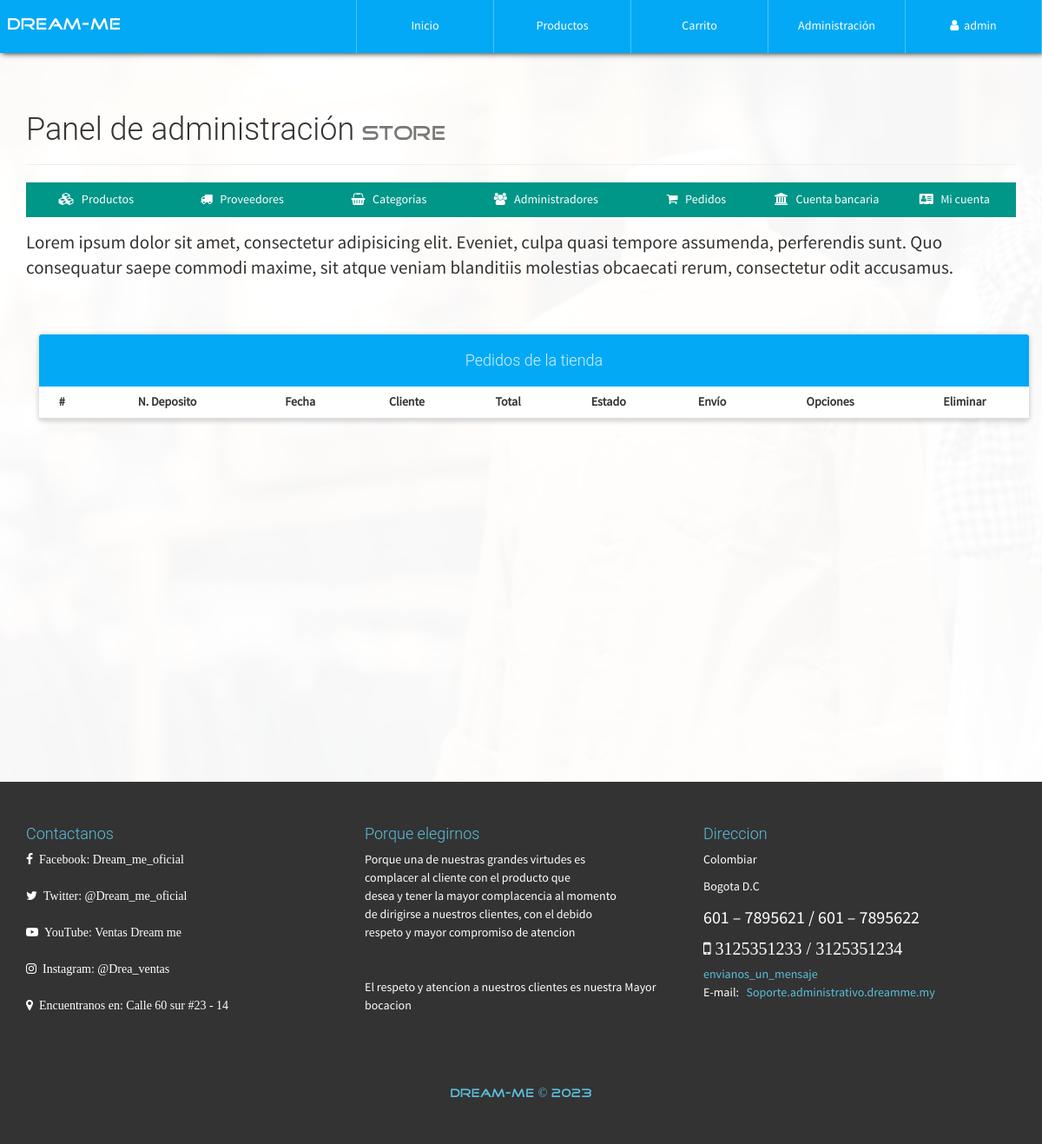
Page /configAdmin.php?view=order (signed in) on the earlier database version.
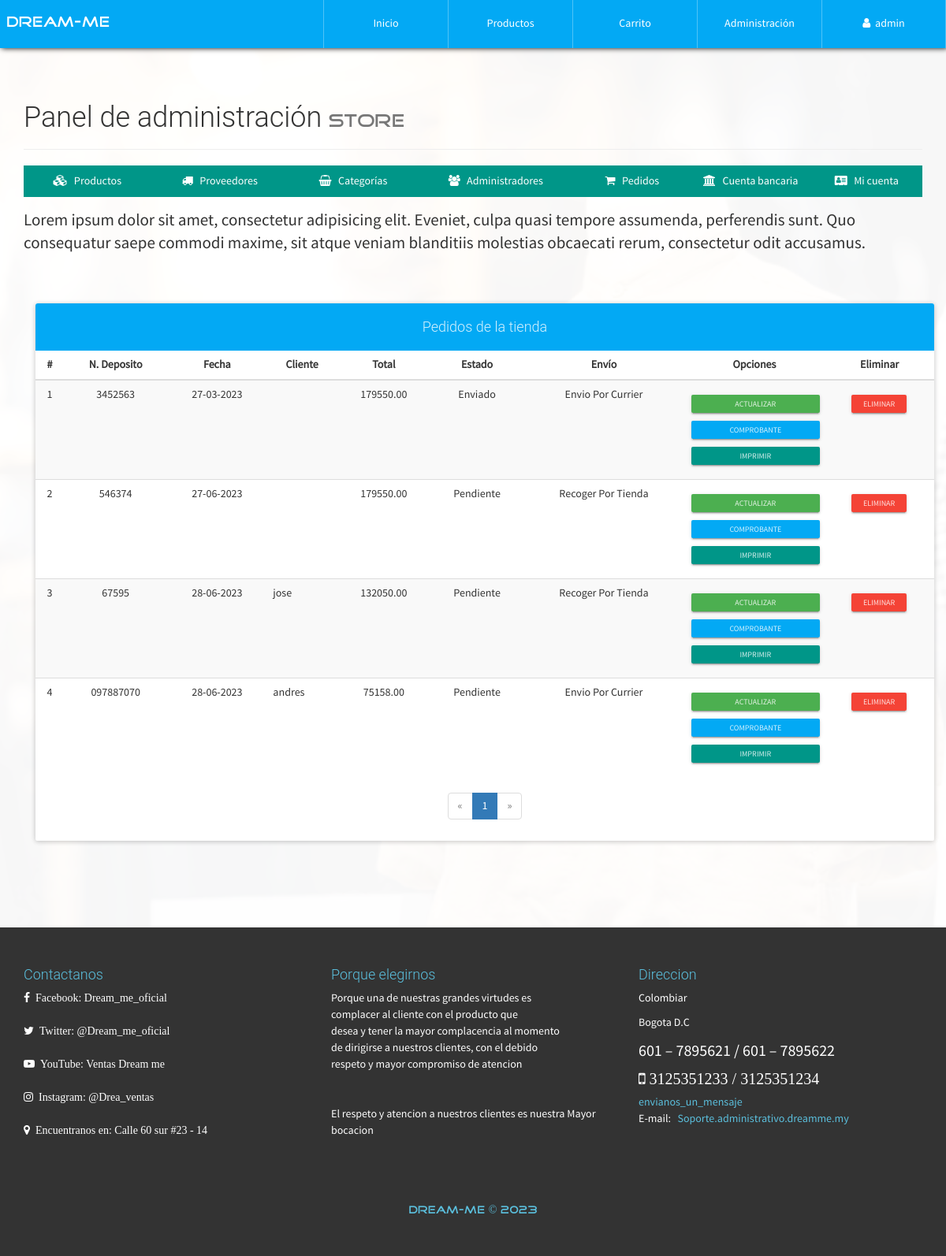
Same page on the later database version.
### tables this page shows
CREATE TABLE `venta` (
  `NumPedido` int(20) NOT NULL,
  `Fecha` varchar(150) NOT NULL,
  `NIT` varchar(30) NOT NULL,
  `TotalPagar` decimal(30,2) NOT NULL,
  `Estado` varchar(150) NOT NULL,
  `NumeroDeposito` varchar(50) NOT NULL,
  `TipoEnvio` varchar(37) NOT NULL,
  `Adjunto` varchar(50) NOT NULL
);

CREATE TABLE `cliente` (
  `NIT` varchar(30) NOT NULL,
  `Nombre` varchar(30) NOT NULL,
  `NombreCompleto` varchar(70) NOT NULL,
  `Apellido` varchar(70) NOT NULL,
  `Clave` text NOT NULL,
  `Direccion` varchar(200) NOT NULL,
  `Telefono` varchar(20) NOT NULL,
  `Email` varchar(30) NOT NULL
);

### library/consulSQL.php (called while the page is built, shortened)
<?php
class ejecutarSQL {
    public static function conectar(){
        if(!$con=  mysqli_connect(SERVER,USER,PASS,BD)){
            echo "Error en el servidor, verifique sus datos";
        }
        mysqli_set_charset($con, "utf8");
        return $con;
    }
    public static function consultar($query) {
        if (!$consul = mysqli_query(ejecutarSQL::conectar(), $query)) {
            echo 'Error en la consulta SQL ejecutada';
        }
        return $consul;
    }
}
?>

### admin/order-view.php (the view, shortened to what this page needs)
<p class="lead">
    Lorem ipsum dolor sit amet, consectetur adipisicing elit. Eveniet, culpa quasi tempore assumenda, perferendis sunt. Quo consequatur saepe commodi maxime, sit atque veniam blanditiis molestias obcaecati rerum, consectetur odit accusamus.
</p>
<div class="container">
  <div class="row">
        <div class="col-xs-12">
            <br><br>
            <div class="panel panel-info">
                <div class="panel-heading text-center"><h4>Pedidos de la tienda</h4></div>
                <div class="table-responsive">
                    <table class="table table-striped table-hover">
                        <thead class="">
                            <tr>
                              <th class="text-center">#</th>
                                <th class="text-center">N. Deposito</th>
                                <th class="text-center">Fecha</th>
                                <th class="text-center">Cliente</th>
                                <th class="text-center">Total</th>
                                <th class="text-center">Estado</th>
                                <th class="text-center">Envío</th>
                                <th class="text-center">Opciones</th>
                                <th class="text-center">Eliminar</th>
                            </tr>
                        </thead>
                        <tbody>
                            <?php
                                $mysqli = mysqli_connect(SERVER, USER, PASS, BD);
                                mysqli_set_charset($mysqli, "utf8");
                                $pagina = isset($_GET['pag']) ? (int)$_GET['pag'] : 1;
                                $regpagina = 30;
                                $inicio = ($pagina > 1) ? (($pagina * $regpagina) - $regpagina) : 0;
                                $pedidos=mysqli_query($mysqli,"SELECT SQL_CALC_FOUND_ROWS * FROM venta LIMIT $inicio, $regpagina");
                                $totalregistros = mysqli_query($mysqli,"SELECT FOUND_ROWS()");
                                $totalregistros = mysqli_fetch_array($totalregistros, MYSQLI_ASSOC);
                                $numeropaginas = ceil($totalregistros["FOUND_ROWS()"]/$regpagina);
                                $cr=$inicio+1;
                              while($order=mysqli_fetch_array($pedidos, MYSQLI_ASSOC)){
                            ?>
                            <tr>
                              <td class="text-center"><?php echo $cr; ?></td>
                            <td class="text-center"><?php echo $order['NumeroDeposito']; ?></td>
                            <td class="text-center"><?php echo $order['Fecha']; ?></td>
                            <td>
                                <?php
                                    $conUs= ejecutarSQL::consultar("SELECT Nombre FROM cliente WHERE NIT='".$order['NIT']."'");
                                    $UsP=mysqli_fetch_array($conUs, MYSQLI_ASSOC);
                                    echo $UsP['Nombre'];
                                ?>
                            </td>
                            <td class="text-center"><?php echo $order['TotalPagar']; ?></td>
                            <td class="text-center"><?php echo $order['Estado']; ?></td>
                            <td class="text-center"><?php echo $order['TipoEnvio']; ?></td>
                            <td class="text-center">
                                <a href="#!" class="btn btn-raised btn-xs btn-success btn-block btn-up-order" data-code="<?php echo $order['NumPedido']; ?>">Actualizar</a>
                                <?php
                                    if(is_file("./assets/comprobantes/".$order['Adjunto'])){
                                      echo '<a href="./assets/comprobantes/'.$order['Adjunto'].'" target="_blank" class="btn btn-raised btn-xs btn-info btn-block">Comprobante</a>';
                                    }
                                ?>
                                <a href="./report/factura.php?id=<?php echo $order['NumPedido'];  ?>" class="btn btn-raised btn-xs btn-primary btn-block" target="_blank">Imprimir</a>
                            </td>
                            <td class="text-center">
                              <form action="process/delPedido.php" method="POST" class="FormCatElec" data-form="delete">
                                <button type="submit" class="btn btn-raised btn-xs btn-danger">Eliminar</button>
                              </form>
                            </td>
                            </tr>
                            <?php
                              $cr++;
                              }
                            ?>
                        </tbody>
                    </table>
                </div>
                <?php if($numeropaginas>=1): ?>
                <div class="text-center">
                  <ul class="pagination">
                    <?php if($pagina == 1): ?>
                        <li class="disabled">
                            <a>
                                <span aria-hidden="true">&laquo;</span>
                            </a>
                        </li>
                    <?php endif; ?>
                    <?php
                        for($i=1; $i <= $numeropaginas; $i++ ){
                            if($pagina == $i){
                                echo '<li class="active"><a href="configAdmin.php?view=order&pag='.$i.'">'.$i.'</a></li>';
                            }else{
                                echo '<li><a href="configAdmin.php?view=order&pag='.$i.'">'.$i.'</a></li>';
                            }
                        }
                    ?>
                    <?php if($pagina == $numeropaginas): ?>
                        <li class="disabled">
                            <a>
                                <span aria-hidden="true">&raquo;</span>
                            </a>
                        </li>
                    <?php endif; ?>
                  </ul>
                </div>
                <?php endif; ?>
            </div>
        </div>
  </div>
</div>

### configAdmin.php (shortened to what this page needs)
<?php
    include './library/consulSQL.php';
?>
<!DOCTYPE html>
<html lang="es">
<head>
    <?php include './inc/link.php'; ?>
</head>
<body id="container-page-configAdmin">
    <?php include './inc/navbar.php'; ?>
    <section id="prove-product-cat-config">
        <div class="container">
          <div class="page-header">
            <h1>Panel de administración <small class="tittles-pages-logo">STORE</small></h1>
          </div>
          <ul class="nav nav-tabs nav-justified" style="margin-bottom: 15px;">
            <li>
              <a href="configAdmin.php?view=product">
                <i class="fa fa-cubes" aria-hidden="true"></i> &nbsp; Productos
              </a>
            </li>
            <li>
              <a href="configAdmin.php?view=provider">
                <i class="fa fa-truck" aria-hidden="true"></i> &nbsp; Proveedores
              </a>
            </li>
            <li>
              <a href="configAdmin.php?view=category">
                <i class="fa fa-shopping-basket" aria-hidden="true"></i> &nbsp; Categorías
              </a>
            </li>
            <li>
              <a href="configAdmin.php?view=admin">
                <i class="fa fa-users" aria-hidden="true"></i> &nbsp; Administradores
              </a>
            </li>
            <li>
              <a href="configAdmin.php?view=order">
                <i class="fa fa-shopping-cart" aria-hidden="true"></i> &nbsp; Pedidos
              </a>
            </li>
            <li>
              <a href="configAdmin.php?view=bank">
                <i class="fa fa-university" aria-hidden="true"></i> &nbsp; Cuenta bancaria
              </a>
            </li>
            <li>
              <a href="configAdmin.php?view=account">
                <i class="fa fa-address-card" aria-hidden="true"></i> &nbsp; Mi cuenta
              </a>
            </li>
          </ul>
          <?php
            $content=$_GET['view'];
            $WhiteList=["product","productlist","productinfo","provider","providerlist","providerinfo","category","categorylist","categoryinfo","admin","adminlist","order","bank","account"];
            if(isset($content)){
              if(in_array($content, $WhiteList) && is_file("./admin/".$content."-view.php")){
                include "./admin/".$content."-view.php";
              }else{
                echo '<h2 class="text-center">Lo sentimos, la opción que ha seleccionado no se encuentra disponible</h2>';
              }
            }else{
              echo '<h2 class="text-center">Para empezar, por favor escoja una opción del menú de administración</h2>';
            }
          ?>
        </div>
    </section>
    <?php include './inc/footer.php'; ?>
</body>
</html>

### inc/link.php (shortened to what this page needs)
<link rel="stylesheet" href="./css/font-awesome.min.css">
<link rel="stylesheet" href="./css/normalize.css">
<link rel="stylesheet" href="./css/bootstrap.min.css">
<link rel="stylesheet" href="./css/bootstrap-material-design.min.css">
<link rel="stylesheet" href="./css/ripples.min.css">
<link rel="stylesheet" href="./css/sweetalert.css">
<link rel="stylesheet" href="./css/media.css">
<link rel="stylesheet" href="./css/style.css">

### inc/navbar.php (shortened to what this page needs)
<nav id="navbar-auto-hidden">
        <div class="row hidden-xs">
            <div class="col-xs-4">
                <p class="text-navbar tittles-pages-logo">Dream-Me</p>
            </div>
            <div class="col-xs-8">
              <div class="contenedor-tabla pull-right">
                <div class="contenedor-tr">
                  <a href="index.php" class="table-cell-td">Inicio</a>
                  <a href="product.php" class="table-cell-td">Productos</a>
                  <?php
                      if(!$_SESSION['nombreAdmin']==""){
                          echo '
                              <a href="carrito.php" class="table-cell-td">Carrito</a>
                              <a href="configAdmin.php" class="table-cell-td">Administración</a>
                              <a href="#!" class="table-cell-td exit-system">
                                  <i class="fa fa-user"></i>&nbsp;&nbsp;'.$_SESSION['nombreAdmin'].'
                              </a>
                           ';
                      }else if(!$_SESSION['nombreUser']==""){
                          echo '
                              <a href="pedido.php" class="table-cell-td">Pedido</a>
                              <a href="carrito.php" class="table-cell-td">Carrito</a>
                              <a href="#!" class="table-cell-td exit-system">
                              <i class="fa fa-user"></i>&nbsp;&nbsp;'.$_SESSION['nombreUser'].'
                              </a>
                              <a href="#!" class="table-cell-td userConBtn" data-code="'.$_SESSION['UserNIT'].'">
                                <i class="glyphicon glyphicon-cog"></i>
                              </a>
                           ';
                      }
                  ?>
                </div>
              </div>
            </div>
        </div>
    </nav>

### inc/footer.php (shortened to what this page needs)
<footer>
    <div class="container">
        <div class="row">
            <div class="col-sm-4">
                <h4 class="text-footer">Contactanos</h4>
                <a href="#" target="_blank">
                    <i class="fa fa-facebook" aria-hidden="true">&nbsp; Facebook: Dream_me_oficial</i>
                </a><br><br>
                <a href="#" target="_blank">
                    <i class="fa fa-twitter" aria-hidden="true">&nbsp; Twitter: @Dream_me_oficial</i>
                </a><br><br>
                <a href="#" target="_blank">
                    <i class="fa fa-youtube-play" aria-hidden="true">&nbsp; YouTube: Ventas Dream me </i>
                </a><br><br>
                <a href="#" target="_blank">
                    <i class="fa fa-instagram" aria-hidden="true">&nbsp; Instagram: @Drea_ventas </i>
                </a><br><br>
                <a href="#" target="_blank">
                    <i class="fa fa-map-marker" aria-hidden="true">&nbsp; Encuentranos en: Calle 60 sur #23 - 14  </i>
                </a>
            </div>
            <div class="col-sm-4">
                <h4 class="text-footer">Porque elegirnos</h4>
                <p>
                    Porque una de nuestras grandes virtudes es</br>
                    complacer al cliente con el producto que </br>
                    desea y tener la mayor complacencia al momento</br>
                    de dirigirse a nuestros clientes, con el debido</br>
                    respeto y mayor compromiso de atencion</br>
                    <br><br>
                    El respeto y atencion a nuestros clientes es nuestra Mayor bocacion
                </p>
            </div>
            <div class="col-sm-4">
                <h4 class="text-footer" >Direccion</h4>
                <p style="color: #FFF">Colombiar</p>
                <p style="color: #FFF">Bogota D.C</p>
                <p style="font-size:20px" aria-hidden="true">  601 – 7895621 / 601 – 7895622</p>
                <p class="fa fa-mobile" style="font-size:20px"  aria-hidden="true">  3125351233 / 3125351234</p> <a href="#" target="_blank" style="color: #5bc0de">envianos_un_mensaje</a></br>
                E-mail: <a href="#" target="_blank" style="color: #5bc0de"> &nbsp; Soporte.administrativo.dreamme.my</a>
            </div>
        </div>
    </div>
    <br><br><br>
    <h5 class="text-center tittles-pages-logo text-footer">Dream-Me &copy; 2023</h5>
</footer>

### css/media.css (style rules this page uses)
@media (min-width: 1200px) { .contenedor-tabla { width: 90%; } }

### css/style.css (style rules this page uses)
body { font-family: "FontFamilySPro"; line-height: 1.5; font-size: 1.4em; width: 100%; height: 100%; margin: 0px; padding: 0px; background-position: center center; background-repeat: no-repeat; background-attachment: fixed; background-size: cover; background-color: #fff; }
nav { width: 100%; position: fixed; top: 0px; background-color: #03a9f4; box-shadow: 2px 0px 7px #000; z-index: 50; rgba(255,255,255,.87); }
.contenedor-tabla { display: table; width: 100%; }
.contenedor-tr { display: table-row; width: 100%; }
.contenedor-tr > a { text-decoration: none; color: #fff; }
.contenedor-tr > a:last-child { border-right: 1px solid rgba(255, 255, 255,0.3); }
.table-cell-td { display: table-cell; padding: 20px 7px; border-left: 1px solid rgba(255, 255, 255,0.3); text-align: center; width: 20%; }
.text-navbar { color: #fff; font-size: 19px; float: left; margin-left: 2%; margin-top: 15px; }
section { width: 100%; margin: 0px; padding: 90px 0px; }
footer { width: 100%; color: #fff; background-color: #333; padding: 40px 0px; }
.text-footer { color: #5bc0de; }
footer a { color: #fff; }
.tittles-pages-logo { font-family: "FontFamilyLogo"; }
#container-page-configAdmin { background-image: url(../assets/img/img-registration.jpeg); }
#prove-product-cat-config { background-color: rgba(255,255,255,.97); min-height: 900px; }

Differences in the rows shown:
added venta: NumeroDeposito "3452563", Fecha "27-03-2023", TotalPagar "179550.00", Estado "Enviado", TipoEnvio "Envio Por Currier"
added venta: NumeroDeposito "546374", Fecha "27-06-2023", TotalPagar "179550.00", Estado "Pendiente", TipoEnvio "Recoger Por Tienda"
added venta: NumeroDeposito "67595", Fecha "28-06-2023", NIT.Nombre "jose", TotalPagar "132050.00", Estado "Pendiente", TipoEnvio "Recoger Por Tienda"
added venta: NumeroDeposito "097887070", Fecha "28-06-2023", NIT.Nombre "andres", TotalPagar "75158.00", Estado "Pendiente", TipoEnvio "Envio Por Currier"
Other differences:
new list line: "1"
